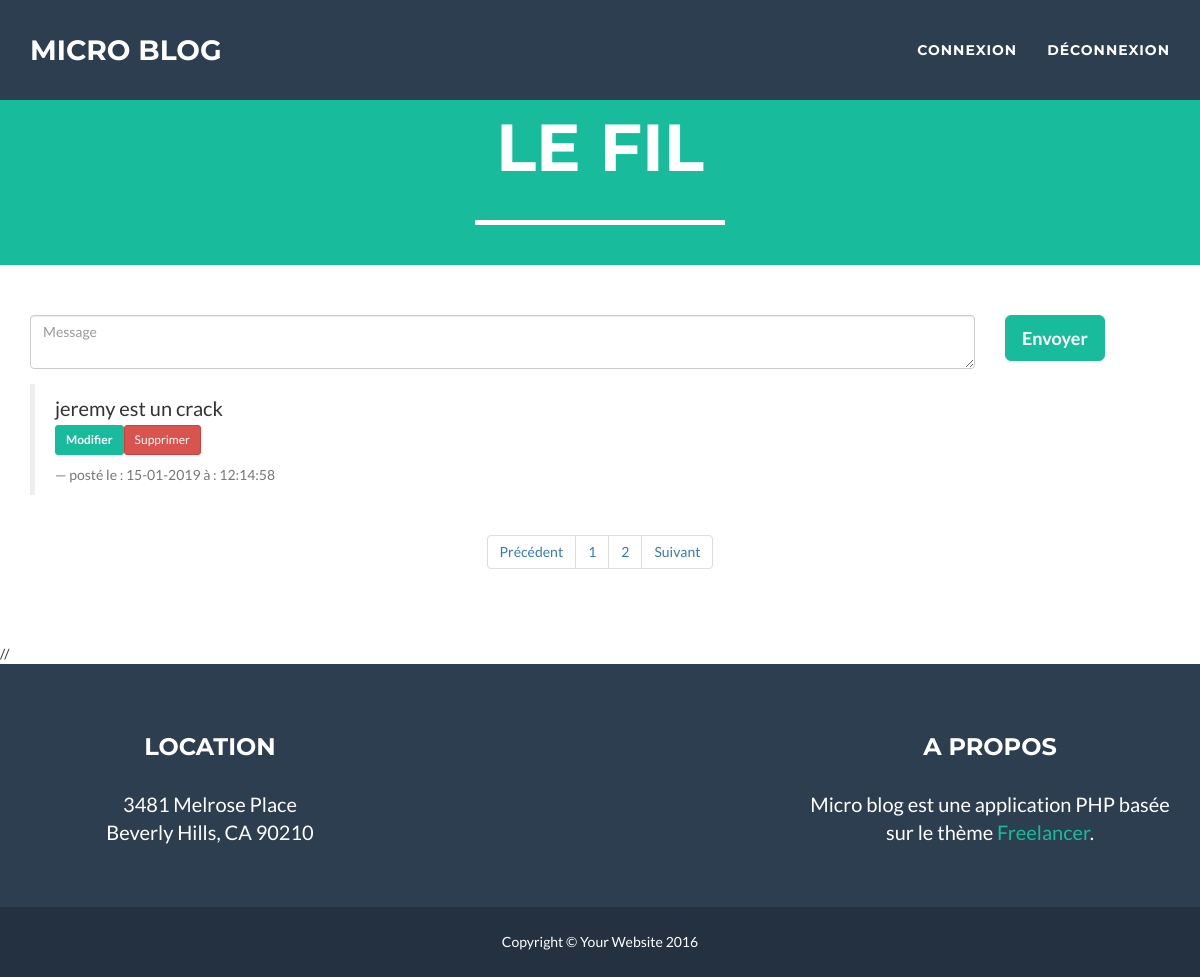
Before: /index.php?page=2 with the older database file.
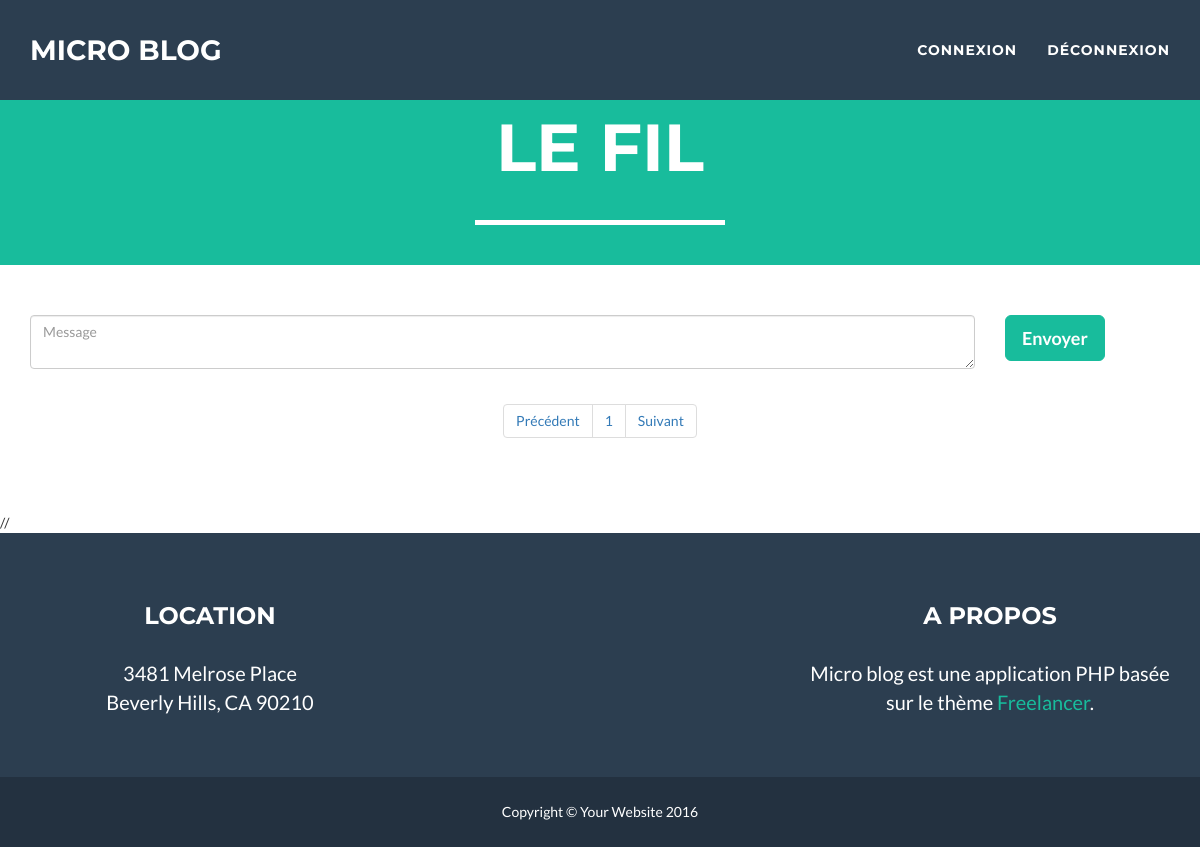
After: the same page with the newer database file.
### tables this page shows
CREATE TABLE `messages` (
  `id` int(11) NOT NULL,
  `contenu` text,
  `date` int(25) DEFAULT NULL,
  `votes` int(5) NOT NULL DEFAULT '0',
  `adresse_ip` varchar(16) DEFAULT NULL
);

### index.php (the view, shortened to what this page needs)
<?php include("Includes/haut.inc.php"); ?>
<?php
$messagesParPage = 5;
$messagesTotalRequete = $pdo->query('SELECT id FROM messages');
$messagesTotal = $messagesTotalRequete->rowCount();
$pagesTotales = ceil($messagesTotal/$messagesParPage);
if(isset($_GET['page']) AND !empty($_GET['page'])) {
    $pageCourante = $_GET['page'];
} else {
    $pageCourante = 1;
}
$depart = ($pageCourante-1)*$messagesParPage;
?>
<section>
    <div class="container">
        <div class="row">
            <form action="message.php" method="POST">
                <div class="col-sm-10">
                    <div class="form-group">
                        <?php
            if(isset($_GET['id'])){
                $query = "SELECT * FROM messages where id=:id";
                $prep = $pdo->prepare($query);
                $prep->bindValue(':id',$_GET['id']);
                $prep->execute();
                $data=$prep->fetch();
                echo "<textarea id='message' name='message' class='form-control' placeholder='Message'>";
                echo $data['contenu']."</textarea>";
                echo "<input name='id' type='hidden' value='".$_GET['id']."' />";
            }
            else
                echo "<textarea id='message' name='message' class='form-control' placeholder='Message'></textarea>";
                  ?>
                    </div>
                </div>
                <div class="col-sm-2">
                    <button type="submit" class="btn btn-success btn-lg">Envoyer</button>
                </div>
            </form>
        </div>
        <?php
            $query = "SELECT * FROM messages ORDER BY id DESC LIMIT $depart, $messagesParPage";
            $stmt = $pdo->query($query);
            while($data = $stmt->fetch()) {
            echo "<blockquote>";
            echo "<p>";
            echo $data['contenu'];
            echo '<br>';
            echo "<a href='index.php?a=mod&id=".$data['id']."'  class='btn btn-success btn-sm'>Modifier</a>";
            echo "<a href='message.php?a=sup&id=".$data['id']."'  class='btn btn-danger btn-sm'>Supprimer</a>";
            echo "</p>";
            echo "<footer>";
            echo "posté le : ";
            echo date("d-m-Y", $data['date']);
            echo " à : ";
            echo date("H:i:s", $data['date']);
            echo "</footer>";
        ?>
        </blockquote>
        <?php
            }
            ?>
    </div>
    <?php
    if (empty($_GET['page']) OR $_GET['page']==0){
        $pagePrecedente = 1;
        $pageSuivante = 2;
    }else{
        $pagePrecedente = $_GET['page']-1;
        $pageSuivante = $_GET['page']+1;
    }
    echo '<center><nav>';
    echo '<ul class="pagination justify-content-center">';
    echo '<li class="page-item"><a class="page-link" href="index.php?page='.$pagePrecedente.'">Précédent</a></li>';
    for($i=1;$i<=$pagesTotales;$i++)
    {
    echo '<li class="page-item"><a class="page-link" href="index.php?page='.$i.'">'.$i.'</a>' ;
    }
    echo '<li class="page-item"><a class="page-link" href="index.php?page='.$pageSuivante.'">Suivant</a></li>';
    echo '</ul>';
    echo '</nav>';
    ?>
</section>
//
<?php include("Includes/bas.inc.php"); ?>

Changed rows visible on the page:
removed messages: contenu "jeremy est un crack", date "15-01-2019", date "12:14:58"
Other visible differences:
list line gone: "2"
